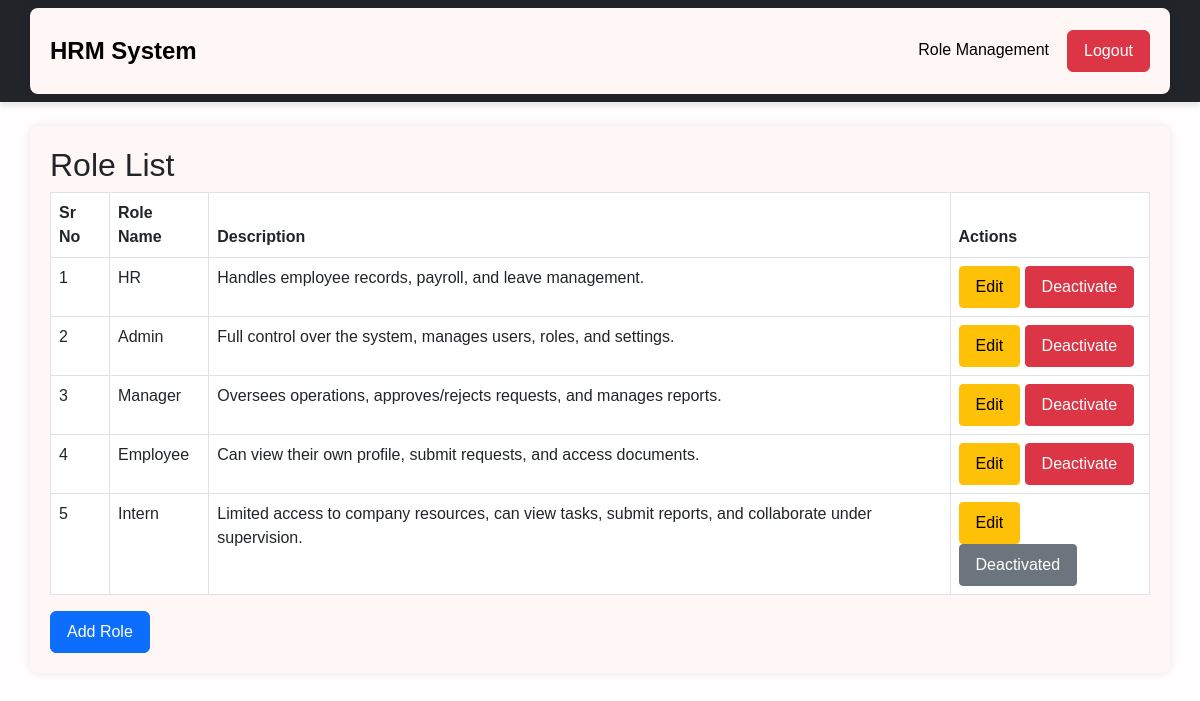
The app's page /roles/ (signed in) with its own data.
### roles/models.py (models this page shows, shortened)
class Role(models.Model):
    role_id = models.AutoField(primary_key=True)
    role_name = models.CharField(max_length=100, unique=True)
    description = models.CharField(max_length=200)
    created_at = models.DateTimeField(auto_now_add=True)
    updated_at = models.DateTimeField(auto_now=True)
    status = models.BooleanField(default=True)

### roles/views.py (the view)
# urls.py: path('', views.role_list, name='role_list'),
@login_required
@user_passes_test(is_admin)
def role_list(request):
    roles = Role.objects.all()
    return render(request, 'roles/role_list.html', {'roles': roles})

### roles/views.py (called while the page is built)
def is_admin(user):
    if user.is_superuser:
        return True
    return HttpResponseRedirect('/')

### roles/templates/roles/role_list.html (shortened to what this page needs)
{% extends 'base.html' %}
{% block content %}
<div class="table-container">
    <h2>Role List</h2>
    <table class="table table-bordered">
        <thead>
            <tr>
                <th>Sr No</th>
                <th>Role Name</th>
                <th>Description</th>
                {% if user.is_superuser %}
                <th>Actions</th>
                {% endif %}
            </tr>
        </thead>
        <tbody>
            {% for role in roles %}
            <tr>
                <td>{{ forloop.counter }}</td>
                <td>{{ role.role_name }}</td>
                <td>{{ role.description }}</td>
                {% if user.is_superuser %}
                <td>
                    <a href="{% url 'role_update' role.role_id %}" class="btn btn-warning btn-sm">Edit</a>
                    {% if role.status %}
                    <a href="{% url 'role_delete' role.role_id %}" class="btn btn-danger btn-sm">Deactivate</a>
                    {% else %}
                    <span class="btn btn-secondary btn-sm">Deactivated</span>
                    {% endif %}
                </td>
                {% endif %}
            </tr>
            {% endfor %}
        </tbody>
    </table>
    {% if user.is_superuser %}
    <a href="{% url 'role_create' %}" class="btn btn-primary">Add Role</a>
    {% endif %}
</div>
{% endblock %}

### roles/templates/base.html (shortened to what this page needs)
<!DOCTYPE html>
<html lang="en">
<head>
    <link rel="stylesheet" href="https://cdn.jsdelivr.net/npm/bootstrap@5.3.0/dist/css/bootstrap.min.css">
</head>
<body>
    <nav class="navbar navbar-expand-lg navbar-dark bg-dark">
        <div class="container">
            <a class="navbar-brand" href="{% url 'home' %}">HRM System</a>
            <div class="collapse navbar-collapse">
                <ul class="navbar-nav ms-auto">
                    {% if user.is_authenticated %}
                        {% if user.is_superuser %}
                            <li class="nav-item">
                                <a class="nav-link" href="{% url 'role_list' %}">Role Management</a>
                            </li>
                        {% endif %}
                        <li class="nav-item">
                            <form method="post" action="{% url 'logout' %}">
                                <button type="submit" class="btn btn-danger">Logout</button>
                            </form>
                        </li>
                    {% endif %}
                </ul>
            </div>
        </div>
    </nav>
    <div class="container mt-4">
        {% block content %}{% endblock %}
    </div>
</body>
</html>

### roles/templates/base.html (style rules this page uses)
body { background-color: #fffdfd; font-family: Arial, sans-serif; }
.navbar { box-shadow: 0px 4px 6px rgba(0, 0, 0, 0.1); }
.navbar-brand { font-weight: bold; font-size: 1.5rem; color: rgb(0, 0, 0); }
.nav-link { margin-right: 10px; color: rgb(0, 0, 0); }
.container { background: #fff6f6; padding: 20px; border-radius: 8px; box-shadow: 0px 0px 10px rgba(0, 0, 0, 0.1); }
.btn { padding: 8px 16px; font-size: 1rem; }

### records on screen
Role: role_name "HR", description "Handles employee records, payroll, and leave management.", status "Deactivate"
Role: role_name "Admin", description "Full control over the system, manages users, roles, and settings.", status "Deactivate"
Role: role_name "Manager", description "Oversees operations, approves/rejects requests, and manages reports.", status "Deactivate"
Role: role_name "Employee", description "Can view their own profile, submit requests, and access documents.", status "Deactivate"
Role: role_name "Intern", description "Limited access to company resources, can view tasks, submit reports, and collaborate under supervision.", status "Deactivated"
